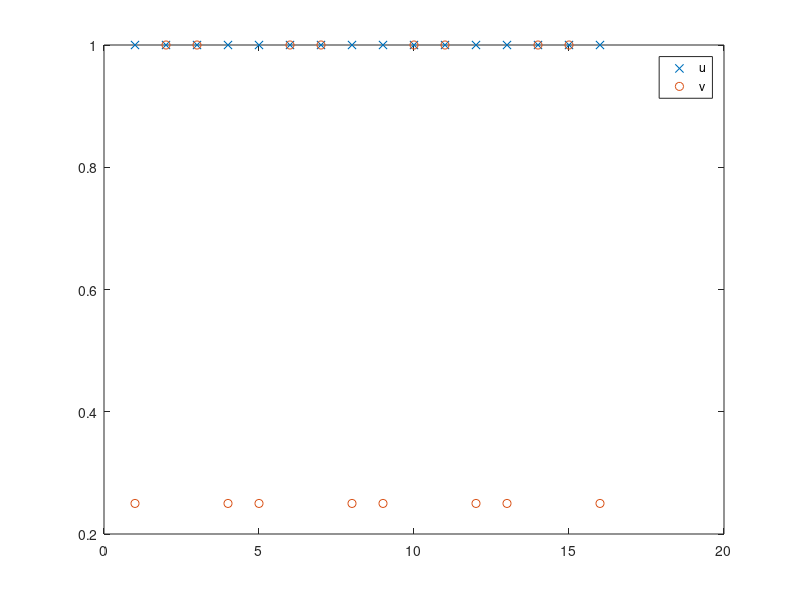

The MATLAB source for this figure:
clc; clear; close all;
figure('Renderer', 'painters', 'Position', [1240 700 600 400])
% params
m = 4; 
n = 4;
kx = 1.02;
ky = 0.98;
lx = 1.0;
ly = 1.0;
U = 1;
Re = 100.0;
dt = 0.01;
nu = m*n;
nv = m*(n-1);

u = zeros(1,m*n)';
v = zeros(1,m*(n-1))';

% x,y,dx,dy
x = zeros(1,m+1)';
y = zeros(1,n+1)';
dx = zeros(1,m)';
dy = zeros(1,n)';
% X, DX gem
dx1 = lx  * (1-kx) /(1-kx^m);
if (abs(kx - 1) < 1e-9) 
    dx1= lx/m;
end
x(1) = 0.0;
x(m+1) = lx;
dx(1) = dx1;
for i = 2:m
    dx(i) = kx*dx(i-1);
    x(i) = x(i-1) + dx(i-1);
end

% Y, DY gen
dy1 = ly  * (1-ky) /(1-ky^n);
if (abs(ky - 1) < 1e-9) 
    dy1= ly/n;
end
y(1) = 0.0;
y(n+1) = ly;
dy(1) = dy1;
for i = 2:n
    dy(i) = ky*dy(i-1);
    y(i) = y(i-1) + dy(i-1);
end

% R GEN
dyq = zeros(m*n, 1);
for i = 1:n
    dyq((i-1)*(m)+1:i*(m)) = repmat(dy(i), m, 1);
end
dxq = zeros((n-1)*m, 1); % Preallocate dxq with zeros
index = 1; % Initialize an index variable
for i = 1:n-1
    dxq(index:index+length(dx)-1) = dx; % Fill dxq
    index = index + length(dx); % Update the index
end
R = [diag([dyq; dxq])];


% M GEN
M = zeros((m-1)*n+m*(n-1),1);
ctr = 0;
rowShift = 0;
for j = 1:n
    for i = 2:m
        M((i-1)+rowShift) = 0.5*(dx(i)+dx(i-1));
        ctr = ctr+1;
    end
    ctr = ctr + 1;
    rowShift = ctr;
end
for i = 1:n
    M(i*m) = dx(m);
end
rowShift = (m)*n;
ctr = 0;
for i = 2:n
    for j = 1:m
        M(rowShift+(i-2)*(m)+j) = 0.5*(dy(i)+dy(i-1));
    end
end
M = diag(M);



%!!!!!!!!!!!!!!!!!!!! Laplace !!!!!!!!!!!!!!!!!!!!!!!!!!!
L = zeros(m*(n-1)+m*n,m*(n-1)+m*n);
Lxu = zeros(m*n,m*n);
Lyu = zeros(m*n,m*n);
Lxv = zeros(m*(n-1),m*(n-1));
Lyv = zeros(m*(n-1),m*(n-1));

%!!!!!!!!!!!!!!!! Lyu : d^2u/dy^2 !!!!!!!!!!!!!!!!!!!!!!!

Imax= (m)*n;
BC = zeros(m*n+m*(n-1),1);
for I = 1:m       
    % bottom
    hc = dyq(I);
    hn = 0.5*(dyq(I+m) + dyq(I)); 
    Lyu(I,I) = -2*(hn+hc)/(hc*hc*hn);
    Lyu(I,I + m) = 1/(hn*hc);
    
    % % top
    J = Imax + 1 - I;
    hc = dyq(J);
    hs = 0.5*(dyq(J-(m))+dyq(J));
    Lyu(J,J) = -(2*hc+hs)/(hc*hc*hs);
    Lyu(J,J - (m)) = 1/(hs*hc);

    % BCtop
    BC(J) = BC(J) + 2*U/hc/hc/Re;
end

% INNER PART
for I = m+1:Imax-(m)
    hc = dyq(I);
    hn = 0.5*(dyq(I)+dyq(I+m));
    hs = 0.5*(dyq(I)+dyq(I-(m)));

    Lyu(I,I) = - (hs+hn) /(hs*hc*hn); % u  times 
    Lyu(I,I + m) = 1/(hn*hc); % u east times
    Lyu(I,I -(m))= 1/(hs*hc); % u west times
end

%!!!!!!!!!!!!!!!! Lxu : d^2u/dx^2 !!!!!!!!!!!!!!!!!!!!!!!

for i = 1:n
    dxLu((i-1)*(m-1)+1:i*(m-1)) = dx(2:m);
end

ctr = 2; % row counter for inner part
for I = 0:n-1
    %!left
    hc = 0.5*( dxLu(I*(m-1)+1)+dx(1) );
    hw = dx(1); %! SHOULD BE dx(1)/2 i think? NO dx is distance between two velocities on edges
    he = dxLu(I*(m-1)+1);
    %! VALUE AT THE FACE ON LEFT EDGE Lxu(I*(m-1)+1 , I*(m-1)+1 - 1) -> moved to RHS in BC subroutine
    Lxu(I*(m)+1 , I*(m)+1 ) = -2/(hw*he);
    Lxu(I*(m)+1 , I*(m)+1 + 1 ) = 1/(he*hc);
   
    % ! right
    hc = dxLu((I+1) * (m-1));
    he = dxLu((I+1) * (m-1));
    hw = dxLu((I+1) * (m-1));

    % ! TWO POINT SCHEME
    Lxu((I+1)* (m) , (I+1)*(m) )    = -2/(hw*he) + 1/(hc*he);
    Lxu((I+1)*(m) , (I+1)*(m) -1 )  = 1/(hc*hw);

    % ! INTERIOR
    for J = I*(m-1)+2:(I+1)*(m-1)
        hc = 0.5*(dxLu(J)+dxLu(J-1));
        he = dxLu(J);
        hw = dxLu(J-1);
        Lxu( ctr , ctr ) = - (hw+he)/(hw*he*hc);
        Lxu( ctr , ctr+1 ) = 1/(he*hc);
        Lxu( ctr , ctr-1 ) = 1/(hw*hc);
        ctr = ctr + 1;
    end
    ctr = ctr + 2;
end

%%!!!!!!!!!!!!!!!!!! Lyv : d^2v/dy^2 !!!!!!!!!!!!!!!!
for i=0:n-2
    dyLv(i*m+1:i*m+m)=dy(i+2);
end
Imax= m*(n-1);
for I = 1:m
    %!bottom
    hc = 0.5*(dyLv(I)+dy(1));
    hn = dyLv(I);
    hs = dy(1);
    Lyv(I,I) = -(hs+hn)/(hs*hc*hn);
    Lyv(I,I + m) = 1/(hn*hc);

    %!top
    J = Imax + 1 - I;
    hc = 0.5*(dyLv(J)+dyLv(J-m));
    hn = dyLv(J);
    hs = dyLv(J-m);
    Lyv(J,J) = -(hs+hn)/(hs*hc*hn);
    Lyv(J,J - m ) = 1/(hs*hc);
end
% ! INNER
for I = m + 1:Imax-(m);
    hc = 0.5*(dyLv(I)+dyLv(I-m));
    hn = dyLv(I);
    hs = dyLv(I-m);
    Lyv(I,I) = -(hs+hn)/(hs*hc*hn);
    Lyv(I,I + m) = 1/(hn*hc);
    Lyv(I,I - m)= 1/(hs*hc);
end


% !!!!!!!!!!!!!!!!!! Lxv : d^2v/dx^2 !!!!!!!!!!!!!!!!
for I = 0:n-2
    % !left
    hc = dxq(I*m+1);
    he = 0.5*( dxq(I*m+1)+dxq(I*m+1+1)); %! was I+m+1+1 typo
    Lxv(I*m + 1 , I*m + 1 ) = - (2*he+hc)/(hc*hc*he);
    Lxv(I*m + 1 , I*m + 1 + 1 ) = 1/(hc*he);

    % !right
    hc = dxq((I+1)*m);
    hw = 0.5*( dxq((I+1)* m) + dxq((I+1)*m -1) );
    Lxv((I+1)* m , (I+1)*m ) = - (2*hw+hc)/(hc*hc*hw);
    Lxv((I+1)* m , (I+1)*m -1 ) = 1/(hc*hw);
    
    % ! INNER
    for J = I* m + 2:(I+1)* m -1
        hc = dxq(J);
        he = 0.5*(dxq(J)+dxq(J+1));
        hw = 0.5*(dxq(J)+dxq(J-1)); 
        Lxv( J , J ) = - (he+hw)/(he*hc*hw);
        Lxv( J , J+1 ) = 1/(he*hc);
        Lxv( J , J-1 ) = 1/(hw*hc);
    end
end
L(1:nu,1:nu) = Lxu + Lyu;
L(nu+1:nu+nv,nu+1:nu+nv) = Lxv + Lyv;

% A = (M*L*inv(R));
% spy(round((A-A')*100)/100);





% !! ADVECT !!
uu = zeros(1,m*n);
vv = zeros(1,m*n);
uv = zeros(1,m*n);

u = u + 1;
v = v + 2;
ctr = 0;
% !!!!!!!!!!!!!!!!!!! computing uu, vv & uv !!!!!!!!!!!!!!!!!!!!!!!!!
for I = 1:m*n
    ctr = ctr+1;
    % ! indices in the form of matrix uu_ii,jj
    arg=floor(((I-1)/m)); %!arg=floor(float((I-1)/m));
    jj = round(arg) + 1;
    ii = mod ( (I-1),m) + 1;
    
    
    J1= (jj-1)*(m-1) + ii - 1;      %! index of u_i,j in the u vector
    Jr= (jj-1)*(m-1) + ii + 1 - 1;  %!index of u_i+1,j in the u vector
    
    if (ii==1)
        uu(I) = (u(Jr) /2 )^2;
    else
        if (ii==m)
            uu(I) = ( u(J1) /2 )^2;
        else
             uu(I) = ( (u(J1) + u(Jr)) /2 )^2;
        end
    end
    

    
        
    J2= (jj - 2)*(m) + ii;       %!index of v_i,j in the v vector
    Ju= (jj + 1 - 2)*(m) + ii;   %!index of v_i,j+1 in the v vector
    
    if (jj==1) 
        vv(I) = ( v(Ju) /2 )^2;
        else
        if (jj==n) 
            vv(I) = ( v(J2) /2 )^2;
        else
            vv(I) = ( (v(J2) + v(Ju)) /2 )^2;
        end
    end
    
    
    Jlw = (jj-1 -1)*(m-1) + ii - 1;  %!index of u_i,j-1 in the u-vector
    Jlf = (jj - 2)*(m) + ii - 1;     %!index of v_i-1,j in the v-vector
    
    if  ((ii>1) && (jj>1)) 
        uv(I) =  ((dy(jj-1)*u(J1) + dy(jj)*u(Jlw))/(dy(jj)+dy(jj-1) )) * (((dx(ii-1)*v(J2) + dx(ii)*v(Jlf))) / (dx(ii)+dx(ii-1)));
    else
        if (jj == 1) 
           uv(I) = 0;
        else
            if (ii == 1) 
               uv(I) = 0;
            end
        end
    end
    fprintf("I = %3d; J1 = %3d; Jr = %3d; J2 = %3d; Ju = %3d; Jlw = %3d; Jlf = %3d;\n",I,J1,Jr,J2,Ju,Jlw,Jlf);
end

plot(u,'x'); hold on;
% plot(v,'o'); hold on;
plot(uu,'o');hold on;
% plot(vv);hold on;
% plot(uv);hold on;
legend('u','v','uu','vv','uv');